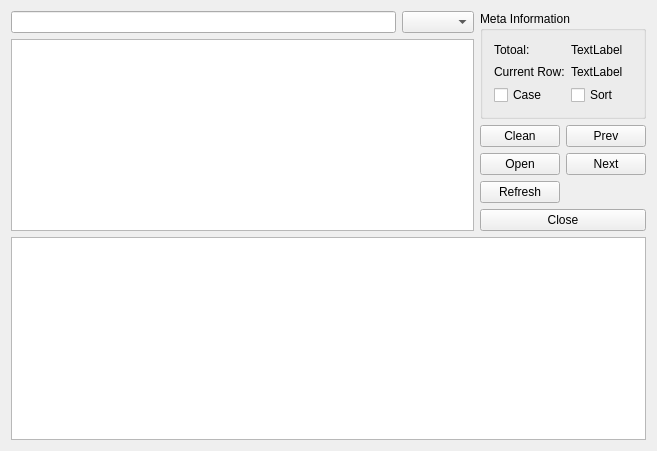
<?xml version="1.0" encoding="UTF-8"?>
<ui version="4.0">
 <class>QIECookieViewerClass</class>
 <widget class="QWidget" name="QIECookieViewerClass">
  <property name="geometry">
   <rect>
    <x>0</x>
    <y>0</y>
    <width>657</width>
    <height>451</height>
   </rect>
  </property>
  <property name="windowTitle">
   <string>QIECookieViewer</string>
  </property>
  <layout class="QVBoxLayout" name="verticalLayout_3">
   <item>
    <layout class="QHBoxLayout" name="horizontalLayout_5" stretch="3,1">
     <item>
      <layout class="QVBoxLayout" name="verticalLayout">
       <item>
        <layout class="QHBoxLayout" name="horizontalLayout">
         <item>
          <widget class="QLineEdit" name="filterExpLineEdit"/>
         </item>
         <item>
          <widget class="QComboBox" name="colComboBox"/>
         </item>
        </layout>
       </item>
       <item>
        <widget class="QTableView" name="tableView">
         <property name="verticalScrollMode">
          <enum>QAbstractItemView::ScrollPerPixel</enum>
         </property>
         <property name="horizontalScrollMode">
          <enum>QAbstractItemView::ScrollPerPixel</enum>
         </property>
         <property name="gridStyle">
          <enum>Qt::DotLine</enum>
         </property>
         <property name="sortingEnabled">
          <bool>true</bool>
         </property>
         <property name="wordWrap">
          <bool>false</bool>
         </property>
         <property name="cornerButtonEnabled">
          <bool>false</bool>
         </property>
         <attribute name="horizontalHeaderShowSortIndicator" stdset="0">
          <bool>false</bool>
         </attribute>
         <attribute name="horizontalHeaderStretchLastSection">
          <bool>true</bool>
         </attribute>
         <attribute name="verticalHeaderVisible">
          <bool>false</bool>
         </attribute>
        </widget>
       </item>
      </layout>
     </item>
     <item>
      <layout class="QVBoxLayout" name="verticalLayout_2">
       <item>
        <widget class="QGroupBox" name="groupBox">
         <property name="title">
          <string>Meta Information</string>
         </property>
         <layout class="QGridLayout" name="gridLayout">
          <item row="0" column="0">
           <widget class="QLabel" name="label">
            <property name="text">
             <string>Totoal:</string>
            </property>
           </widget>
          </item>
          <item row="0" column="1">
           <widget class="QLabel" name="totalLabel">
            <property name="text">
             <string>TextLabel</string>
            </property>
            <property name="alignment">
             <set>Qt::AlignLeading|Qt::AlignLeft|Qt::AlignVCenter</set>
            </property>
           </widget>
          </item>
          <item row="1" column="0">
           <widget class="QLabel" name="label_2">
            <property name="text">
             <string>Current Row:</string>
            </property>
           </widget>
          </item>
          <item row="1" column="1">
           <widget class="QLabel" name="locationLabel">
            <property name="text">
             <string>TextLabel</string>
            </property>
            <property name="alignment">
             <set>Qt::AlignLeading|Qt::AlignLeft|Qt::AlignVCenter</set>
            </property>
           </widget>
          </item>
          <item row="2" column="0">
           <widget class="QCheckBox" name="caseCheckBox">
            <property name="text">
             <string>Case</string>
            </property>
           </widget>
          </item>
          <item row="2" column="1">
           <widget class="QCheckBox" name="sortCheckBox">
            <property name="text">
             <string>Sort</string>
            </property>
           </widget>
          </item>
         </layout>
        </widget>
       </item>
       <item>
        <layout class="QHBoxLayout" name="horizontalLayout_2">
         <item>
          <widget class="QPushButton" name="cleanBtn">
           <property name="text">
            <string>Clean</string>
           </property>
          </widget>
         </item>
         <item>
          <widget class="QPushButton" name="prevBtn">
           <property name="text">
            <string>Prev</string>
           </property>
          </widget>
         </item>
        </layout>
       </item>
       <item>
        <layout class="QHBoxLayout" name="horizontalLayout_3">
         <item>
          <widget class="QPushButton" name="openBtn">
           <property name="text">
            <string>Open</string>
           </property>
          </widget>
         </item>
         <item>
          <widget class="QPushButton" name="nextBtn">
           <property name="text">
            <string>Next</string>
           </property>
          </widget>
         </item>
        </layout>
       </item>
       <item>
        <layout class="QHBoxLayout" name="horizontalLayout_4">
         <item>
          <widget class="QPushButton" name="refreshBtn">
           <property name="text">
            <string>Refresh</string>
           </property>
          </widget>
         </item>
         <item>
          <spacer name="horizontalSpacer_3">
           <property name="orientation">
            <enum>Qt::Horizontal</enum>
           </property>
           <property name="sizeHint" stdset="0">
            <size>
             <width>40</width>
             <height>20</height>
            </size>
           </property>
          </spacer>
         </item>
        </layout>
       </item>
       <item>
        <widget class="QPushButton" name="closeBtn">
         <property name="text">
          <string>Close</string>
         </property>
        </widget>
       </item>
      </layout>
     </item>
    </layout>
   </item>
   <item>
    <widget class="QTableWidget" name="cookieDetailsView">
     <property name="verticalScrollMode">
      <enum>QAbstractItemView::ScrollPerPixel</enum>
     </property>
     <property name="horizontalScrollMode">
      <enum>QAbstractItemView::ScrollPerPixel</enum>
     </property>
     <property name="gridStyle">
      <enum>Qt::DotLine</enum>
     </property>
     <property name="wordWrap">
      <bool>false</bool>
     </property>
     <attribute name="horizontalHeaderStretchLastSection">
      <bool>true</bool>
     </attribute>
     <attribute name="verticalHeaderVisible">
      <bool>false</bool>
     </attribute>
    </widget>
   </item>
  </layout>
 </widget>
 <layoutdefault spacing="6" margin="11"/>
 <resources>
  <include location="qiecookieviewer.qrc"/>
 </resources>
 <connections/>
</ui>
